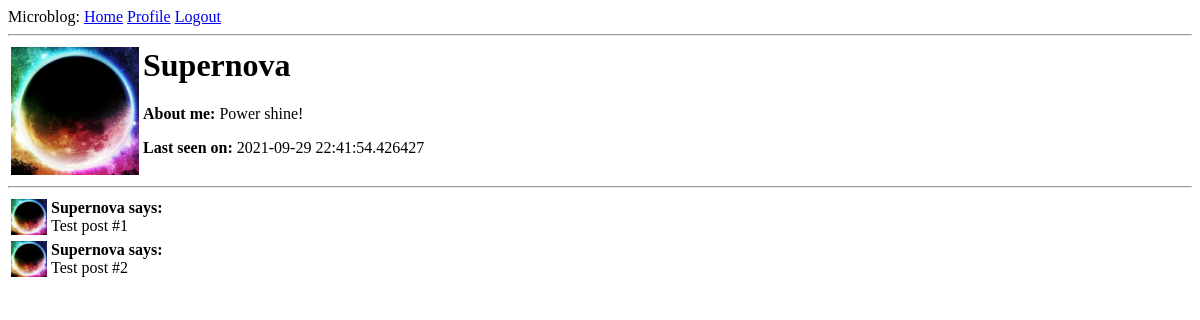
Page /user/Supernova (signed in) on the earlier database version.
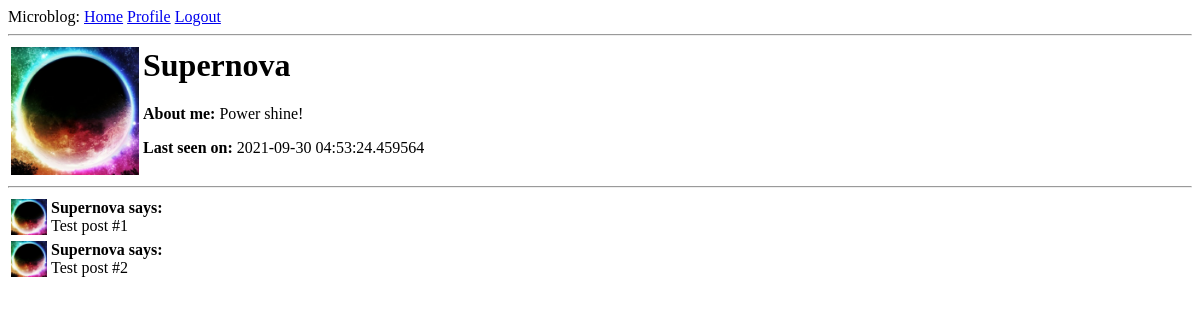
Same page on the later database version.
### app/models.py (models this page shows, shortened)
class User(UserMixin, db.Model): # Класс User наследует от db.Model, базового класса для всех моделей из Flask-SQLAlchemy
    id = db.Column(db.Integer, primary_key=True) # primary_key - первичный ключ
    username = db.Column(db.String(64), index=True, unique=True) # поле должно и индексироваться и быть уникальным
    email = db.Column(db.String(120), index=True, unique=True)   # поле должно и индексироваться и быть уникальным
    password_hash = db.Column(db.String(128))
    posts = db.relationship('Post', backref='author', lazy='dynamic') # Это не фактическое поле БД, а высокоуровневое представление о
    about_me = db.Column(db.String(140))
    last_seen = db.Column(db.DateTime, default=datetime.utcnow)
    def avatar(self):
        if os.path.exists(os.path.abspath(os.path.dirname(__file__) + '{}{}.jpg'.format(avatars_url, self.id))):
            return '{}{}.jpg'.format(avatars_url, self.id)
        else:
            return '{}default_avatar.jpg'.format(avatars_url)

### app/routes.py (the view)
@app.route('/user/<username>') # <username> - динамический компонент URL-адреса; передаётся в функцию, как параметр username
@login_required
def user(username):
    user = User.query.filter_by(username=username).first_or_404() # first_or_404() работает также как first(), когда есть результат,
    posts = [
        {'author': user, 'body': 'Test post #1'},
        {'author': user, 'body': 'Test post #2'}
    ]
    return render_template('user.html', user=user, posts=posts)

### app/models.py (called while the page is built)
@login.user_loader # Декоратор @login.user_loader регистрирует пользовательский загрузчик во Flask-Login,
def load_user(id):
    return User.query.get(int(id)) # id, который передается из Flask-Login является строкой, поэтому преобразование в int

### app/routes.py (called while the page is built)
@app.before_request # Декоратор регистрирует функцию, которая должна быть выполнена всякий раз, как пользователь отправляет
def before_request():
    if current_user.is_authenticated:
        current_user.last_seen = datetime.utcnow()
        db.session.commit()

### app/templates/user.html (shortened to what this page needs)
{% extends "base.html" %}
{% block content %}
    <table>
        <tr valign="top">
            <td><img src="{{ user.avatar() }}" width="128" height="128"></td>
            <td>
                <h1>{{ user.username }}</h1>
                <p>
                    <b>About me: </b>
                    {% if user.about_me %}
                    {{ user.about_me }}
                    {% endif %}
                </p>
                <p>
                    {% if user.last_seen %}
                    <b>Last seen on: </b>{{ user.last_seen }}
                    {% endif %}
                </p>
            </td>
        </tr>
    </table>
    <hr>
    {% for post in posts %}
        {% include "_post.html" %}
    {% endfor %}
{% endblock %}

### app/templates/base.html (shortened to what this page needs)
<html>
    <head>
    </head>
    <body>
        <div>
            Microblog:
            <a href="{{ url_for('index') }}">Home</a>
            {% if current_user.is_anonymous %}
            <a href="{{ url_for('login') }}">Login</a>
            {% else %}
            <a href="{{ url_for('user', username=current_user.username) }}">Profile</a>
            <a href="{{ url_for('logout') }}">Logout</a>
            {% endif %}
        </div>
        <hr>
        {% block content %}{% endblock %}
    </body>
</html>

### app/templates/_post.html
<table>
    <tr valign="top">
        <td><img src="{{ user.avatar() }}" width="36" height="36"></td>
        <td><b>{{ post.author.username }} says:</b><br>{{ post.body }}</td>
    </tr>
</table>

Differences in the rows shown:
changed User "Supernova": last_seen "2021-09-29 22:41:54.426427" → "2021-09-30 04:53:24.459564"
